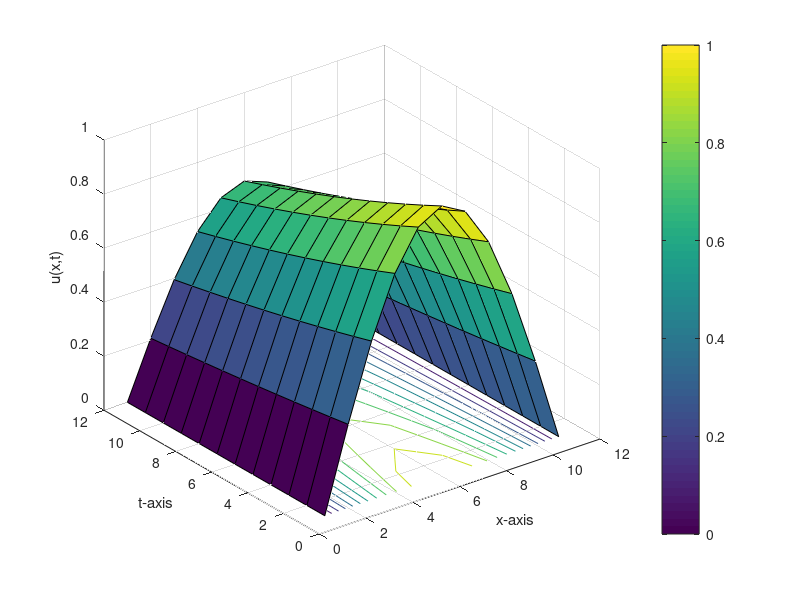
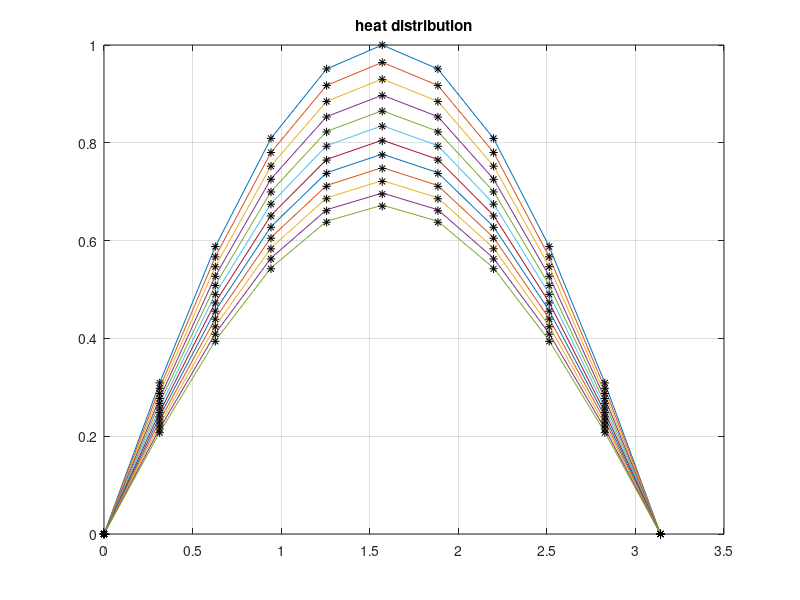

MATLAB code for these plots, in order:
% Use the Crank-Nicolson method to approximate the solution of the heat
% equation
%
% du/dt = d^2u/dx^2,   0 < x < pi,  0 < t,
% u(0,t) = u(pi,t) = 0,
% u(x,0) = sin(x)
%
% and compare the result to the actual solution
% u(x,t) = exp(-t)*sin(x)

function crank2
clc
clf
clear all
c=1;
a=0;
b=pi;
tf=0.4;
n=11;
m=12;
C1=0;
C2=0;
h=(b-a)/(n-1);
k=(tf-0)/(m-1);
r=(c^2*k)/(h^2);
s1=2+(2/r);
s2=(2/r)-2;
u=zeros(n,m);
for j=1:m
    u(1,j)=C1;
    u(n,j)=C2;
end
for i=2:n-1
    u(i,1)=f(a+(i-1)*h);
end
A=zeros(n,n);
A(1,1)=1;
A(n,n)=1;
for i=2:n-1
    A(i,i-1)=-1;
    A(i,i)=s1;
    A(i,i+1)=-1;
end
for j=2:m
    F(1,j-1)=C1;
    F(n,j-1)=C2;
    for i=2:n-1
        F(i,j-1)=u(i-1,j-1)+s2*u(i,j-1)+u(i+1,j-1);
    end
    u(:,j)=inv(A)*F(:,j-1);
end
disp('Result=')
num2str(u')
figure (1)
surfc(u')
colorbar
grid on
xlabel('x-axis');
ylabel('t-axis');
zlabel('u(x,t)');
hold off
figure(2)
x=linspace(a, b, n);
plot(x,u)
hold on
grid on
title('heat distribution');
for j=1:m
    plot(x,g(x,(j-1)*k),'*k')
end
function z=f(x)
z=sin(x);
function z=g(x,t)
z=exp(-t)*sin(x);
